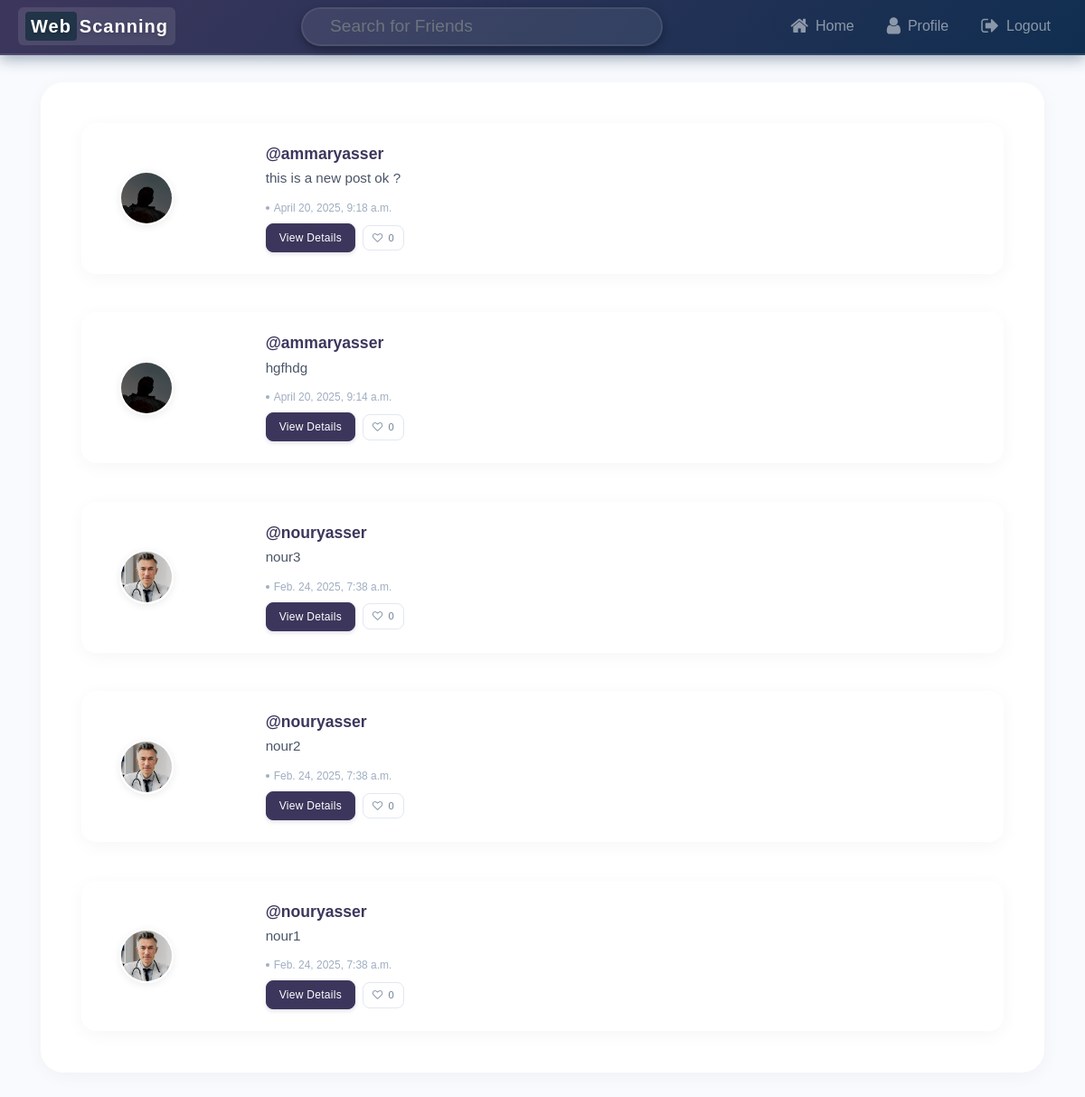
The page /home/ (signed in) on the database its author committed.
### core/models.py (models this page shows, shortened)
class Post(models.Model):
    user = models.ForeignKey(User, on_delete=models.CASCADE)
    caption = models.TextField(max_length=600 , null=False)
    date = models.DateTimeField(auto_now_add=True)
    target_url = models.URLField(default="https://example.com")
    description = models.TextField(blank=True, null=True)

class User(AbstractUser):
    profile_pic = models.ImageField(default='profile_pics/default.jpg',upload_to='profile_pics')
    bio = models.TextField(null = True ,max_length=500,blank=True,default='')
    def get_followings(self):
        followings = Friends.objects.filter(user_A = self)
        temp = []
        for item in followings:
            temp.append(item.user_B.id)
        return temp

### core/views.py (the view)
# urls.py: path('home/', HomePage.as_view(), name='home_page'),
@method_decorator(login_required(login_url='login_page'), name='dispatch')
class HomePage(ListView):
    model = Post
    template_name = 'home_page.html'
    paginate_by = 10
    def get_queryset(self):
        followings = self.request.user.get_followings()
        return Post.objects.filter(user_id__in = followings ).order_by('-date')

### Templates/home_page.html (shortened to what this page needs)
{%  extends 'base.html' %}
{% load crispy_forms_tags %}
{% load static %}
{% block extra_css %}
<link rel="stylesheet" href="{% static 'css/home.css' %}">
{% endblock %}
{% block navbar %}
{%  include 'navbar.html' %}
{% endblock navbar %}
{% block content %}
<div class="row" style="margin-top:2%;">
    <div class="col" >
        <div class="card card-body"style="border-radius:25px;">
            {% for post in object_list %}
            <div class="card" style="margin: 2%;">
                <div class="card-body row">
                    <div class="col-md-2">
                        <img src="{{post.user.profile_pic.url}}" style="max-width:100px; max-height:100px;">
                    </div>
                    <div class="col-md-10">
                        <a href="/user/{{post.user.username}}" class="card-link"><h4>@{{post.user.username}}</h4></a>
                        <p class="card-text">{{post.caption}}</p>
                        <a href="#" class="card-link">{{post.date}}</a>
                        <a href="{% url 'post_brief' post.id %}" class="btn btn-info btn-sm">View Details</a>
                    </div>
                </div>
            </div>
            {% endfor %}
        </div>
        <br>
    </div>
</div>
{% endblock content %}

### static/css/home.css (style rules this page uses)
body { font-family: 'Poppins', sans-serif; background-color: #f8fafd; color: #2d3748; }
.row { margin-top: 30px !important; }
.card { border: none; border-radius: 16px; box-shadow: 0 4px 20px rgba(0, 0, 0, 0.04); transition: all 0.3s cubic-bezier(0.25, 0.8, 0.25, 1); margin-bottom: 16px; overflow: hidden; background-color: white; }
.card-body { padding: 1.25rem; }
.card-body.row { margin-top: 0 !important; margin-left: 0 !important; margin-right: 0 !important; align-items: center; }
.col .card-body { background: #ffffff; border-radius: 16px; padding: 1.5rem; }
.col-md-2 img { width: 60px; height: 60px; object-fit: cover; border-radius: 50%; border: 2px solid #fff; box-shadow: 0 2px 8px rgba(0, 0, 0, 0.08); transition: all 0.3s ease; }
.card-link h4 { color: #3D365C; font-weight: 600; font-size: 1.1rem; margin-bottom: 5px; transition: color 0.2s ease; }
.card-link { text-decoration: none !important; }
.card-text { font-size: 0.95rem; line-height: 1.5; color: #4a5568; margin-bottom: 12px; word-break: break-word; }
.card-link { color: #a0aec0; font-size: 0.75rem; margin-right: 12px; }
.btn-info { background-color: #3D365C; border-color: #3D365C; color: white; border-radius: 8px; padding: 6px 14px; font-size: 0.75rem; font-weight: 500; transition: all 0.2s ease; box-shadow: 0 2px 4px rgba(61, 54, 92, 0.15); letter-spacing: 0.3px; }
.card:not(.card-body) { border-left: 3px solid transparent; transition: border-left 0.3s ease; }
.card { animation: fadeInUp 0.5s ease forwards; opacity: 0; }
.card:nth-child(2) { animation-delay: 0.08s; }
.card:nth-child(3) { animation-delay: 0.16s; }
.card:nth-child(4) { animation-delay: 0.24s; }
.card:nth-child(5) { animation-delay: 0.32s; }
.col-md-10 { display: flex; flex-direction: column; }

### rows shown on the page
Post: user.profile_pic (picture), user.username "ammaryasser", caption "this is a new post ok ?", date "April 20, 2025, 9:18 a.m."
Post: user.profile_pic (picture), user.username "ammaryasser", caption "hgfhdg", date "April 20, 2025, 9:14 a.m."
Post: user.profile_pic (picture), user.username "nouryasser", caption "nour3", date "Feb. 24, 2025, 7:38 a.m."
Post: user.profile_pic (picture), user.username "nouryasser", caption "nour2", date "Feb. 24, 2025, 7:38 a.m."
Post: user.profile_pic (picture), user.username "nouryasser", caption "nour1", date "Feb. 24, 2025, 7:38 a.m."
